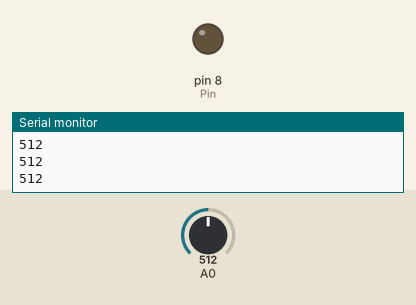
Bench run of a sketch on a simulated Arduino Uno, built with avr-gcc and run on an emulated ATmega328P. Parts: output pins drawn as LEDs (lit = HIGH), the last lines printed to the serial monitor. The inputs (shaded band) are chosen by the test bench; at power-on: A0 = 512.

Above: at 1.2 s.
1.3 s: A0 set to 938
2.8 s: A0 set to 964
At 4.0 s:
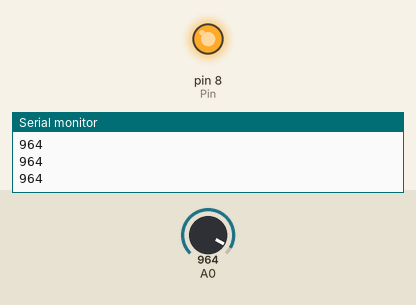
4.3 s: A0 set to 900
At 5.3 s:
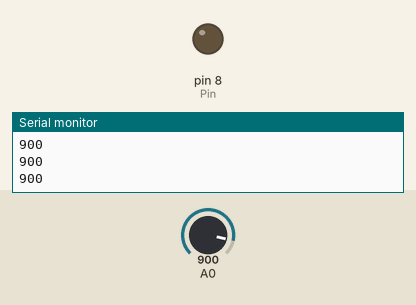
5.8 s: A0 set to 1023
At 6.3 s:
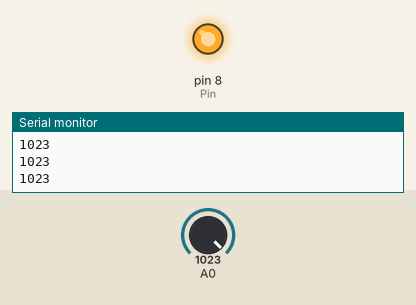
Timing chart, 0 to 8.3 s (numbered marks = the images above; inputs shaded):
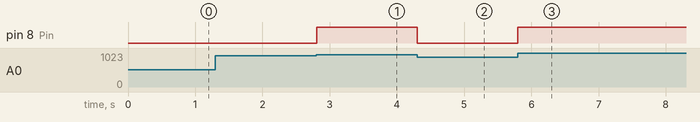

Measured:
- the behaviour switches between 949 and 950 on A0 (found by bisection; images 0 and 1)
- after the input at 2.8 s, pin 8 (Pin): LOW → HIGH at once
- after the input at 4.3 s, pin 8 (Pin): HIGH → LOW at once
- after the input at 5.8 s, pin 8 (Pin): LOW → HIGH at once

The sketch:

_8.ino
```cpp
const int MainValue = 950;
const int Pin = 8;

void setup(){
  pinMode(A0, INPUT);
  pinMode(Pin, OUTPUT);
  Serial.begin(9600);
}

void loop(){
  if (analogRead(A0) >= MainValue)
    digitalWrite(Pin, HIGH);
  else
    digitalWrite(Pin, LOW);

  Serial.println(analogRead(A0));
  delay(10);
}
```
